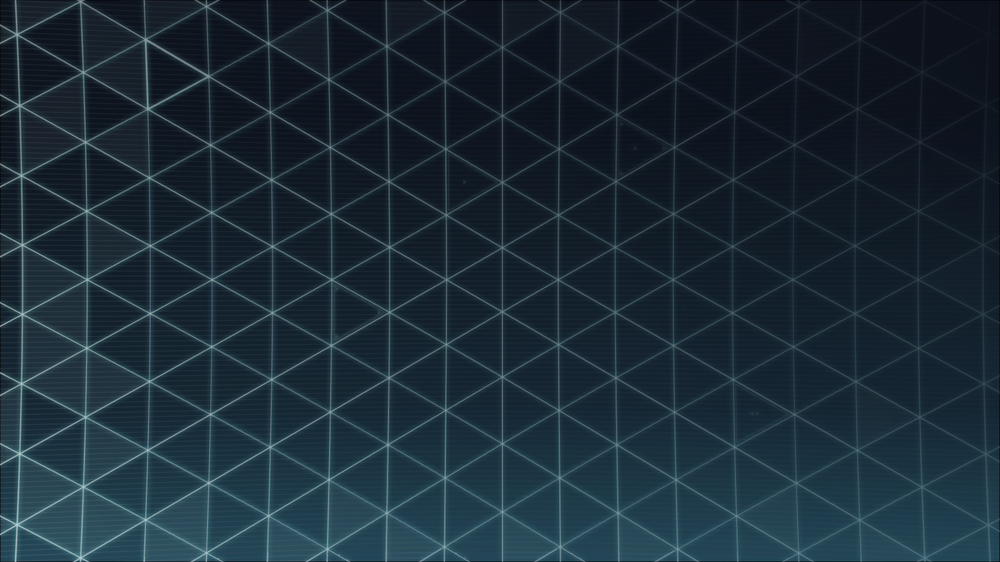
#> input picture artifacts/stage_ii/outside_the_birdcage/background-7-7.png, 1000 x 562 px, shrunk from 1920 x 1080 before the run
$ python enhance_background.py
#> lines starting #> are read from the running program, lines starting #| are printed output that depends on the picture
#!/usr/bin/env python3
import sys
from pathlib import Path

import numpy as np
from PIL import Image, ImageFilter

here = Path(__file__).parent
src = Path(sys.argv[1]) if len(sys.argv) > 1 else here / "background-7-7.png"
dst = (
    Path(sys.argv[2])
    if len(sys.argv) > 2
    else src.with_name(src.stem + "_enhanced.png")
)

im = Image.open(src).convert("RGB")
#> im is the input picture: PIL image 1000x562 RGB; mean R, G, B 26.8, 43, 54.3
g = im.convert("L")
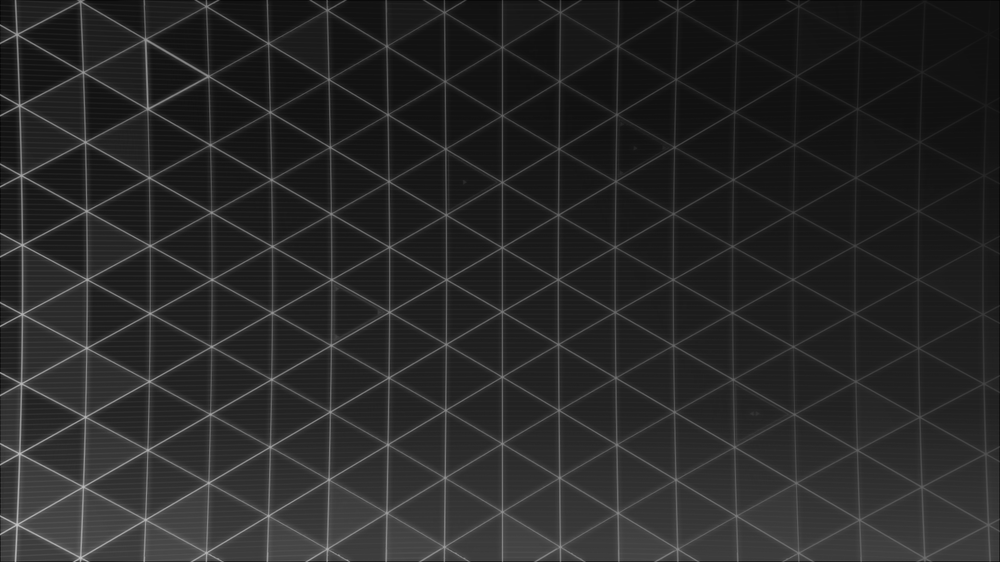
#> g: PIL image 1000x562 L; min 5, max 199, mean 39.4
res = np.asarray(g, float) - np.asarray(
    g.filter(ImageFilter.GaussianBlur(6)), float
)  # 细节层（高通）
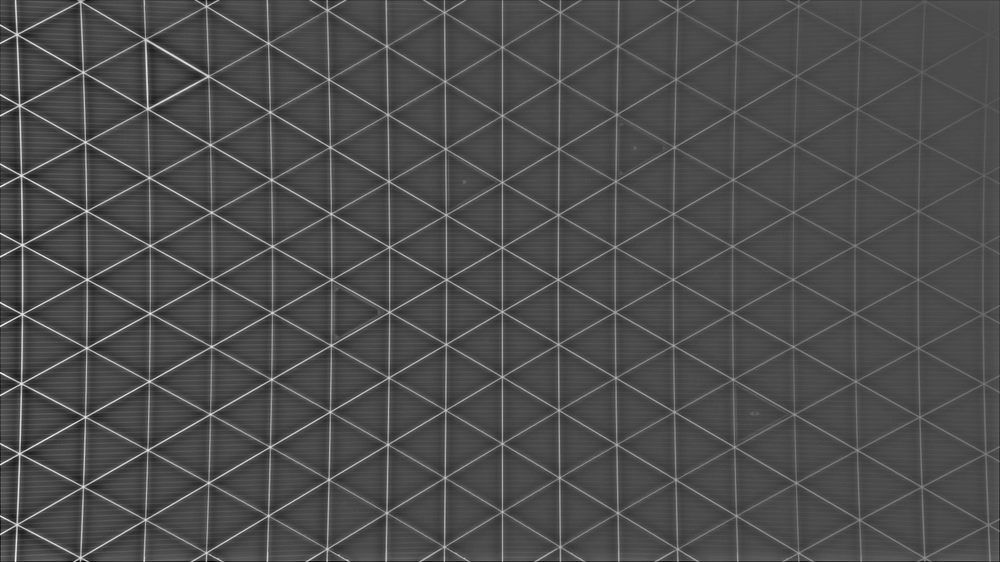
#> res: shape (562, 1000) float64; min -49, max 114, mean 0.2; drawn with min black and max white
base = 255.0 * (np.asarray(im, float) / 255.0) ** (1 / 2.4)  # gamma 提亮中间调
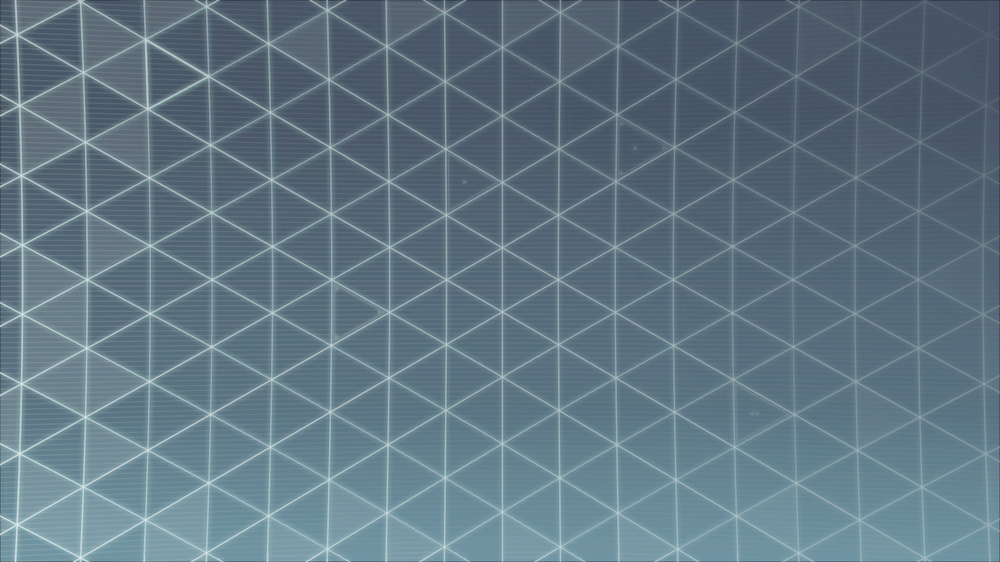
#> base: shape (562, 1000, 3) float64; mean R, G, B 96.5, 118, 131.2
w = np.exp(-np.abs(res) / 18.0)  # 强网格线权重小
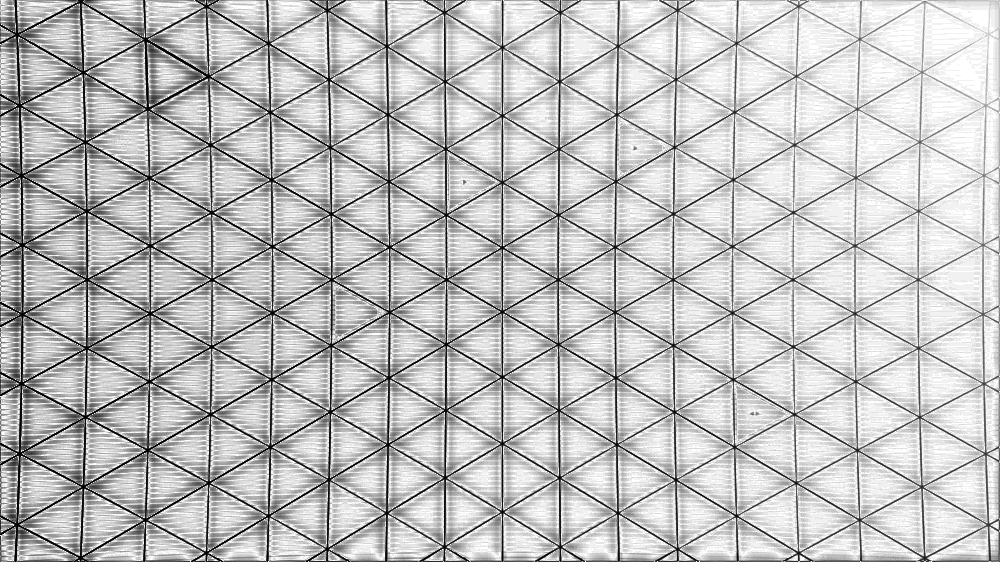
#> w: shape (562, 1000) float64; min 0.00178, max 1, mean 0.757
out = np.clip(base + 6.0 * res[..., None] * w[..., None], 0, 255).astype("uint8")
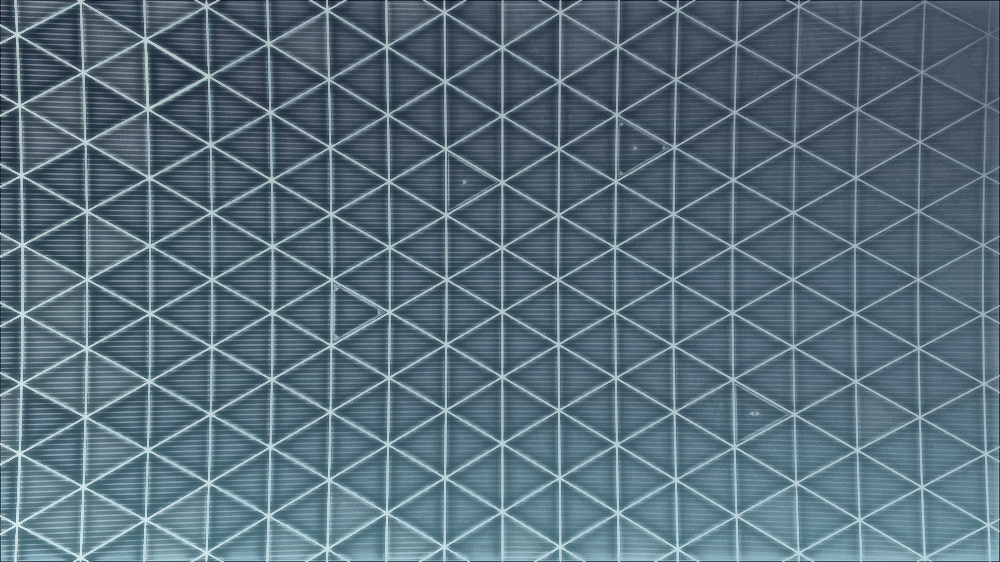
#> out: shape (562, 1000, 3); mean R, G, B 87.5, 109, 122.2
Image.fromarray(out).save(dst)
print(f"{src.name} → {dst.name}")
